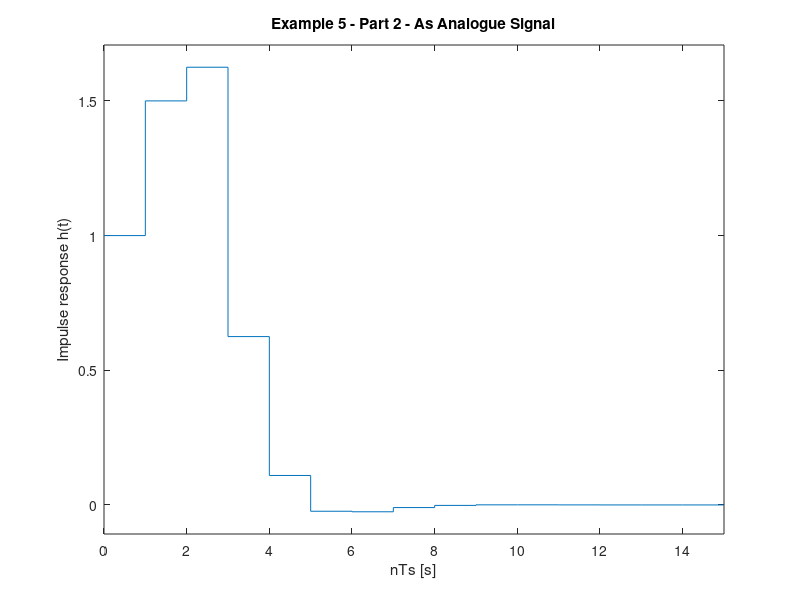

MATLAB code for this plot:
%% Example 5 Part 2 from Session on DT Models
% Impulse response of a transfer function
% 
% Prepared for EG-247 Signals and Systems by Dr Chris P. Jobling
%% Problem
% The difference equation describing the input-output relationship of a DT system 
% with zero initial conditions, is:
% 
% $$y[n] - 0.5 y[n-1] + 0.125 y[n-2] = x[n] + x[n -1]$$
% 
% Part 2 Compute: The DT impulse response $h[n]$
%% Solution
% Numerator
% 
% $$z^2+z$$

Nz = [1 1 01]
%% 
% Denominator
% 
% $$$z^2 - 0.5 z - 0.125$$$
%%
Dz = [1 -0.5 0.125]
%% Poles and residues
%%
[r,p,k] = residue(Nz,Dz)
%% Response
%%
Hz = tf(Nz,Dz,1)
hn = impulse(Hz, 15);
%% Plot
%%
stem([0:15], hn)
grid
title('Example 5 - Part 2')
xlabel('n')
ylabel('Impulse response h[n]')
%% Response as stepwise continuous y(t)
%%
impulse(Hz,15)
grid
title('Example 5 - Part 2 - As Analogue Signal')
xlabel('nTs [s]')
ylabel('Impulse response h(t)')